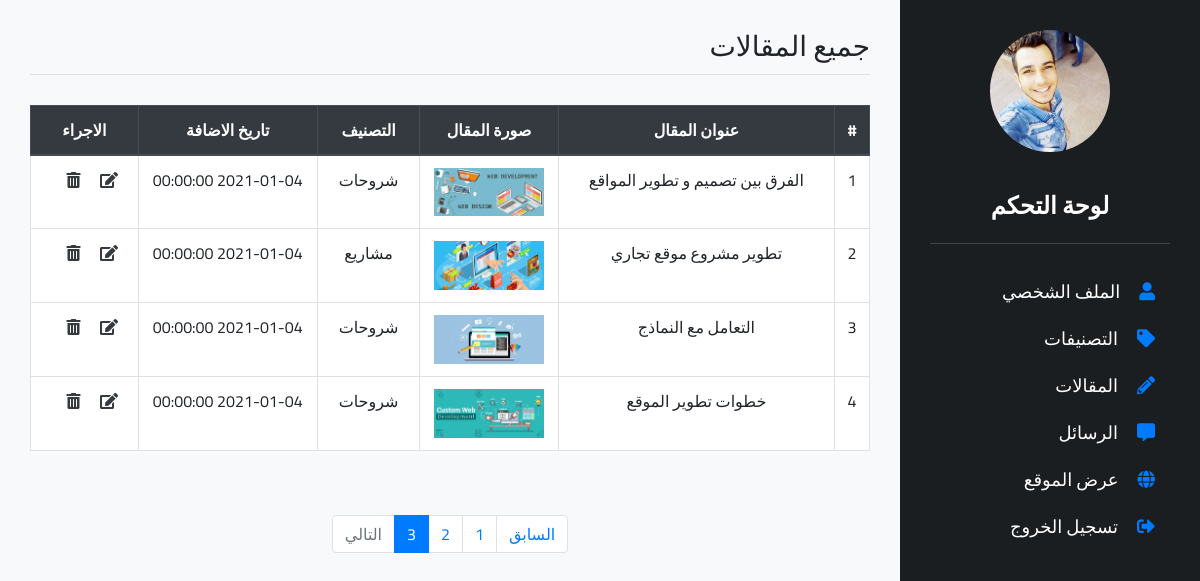
The page /dashboard/posts.php?page=3 (signed in) on the database its author committed.
### tables this page shows
CREATE TABLE `posts` (
  `post_id` int(11) NOT NULL,
  `post_title` varchar(100) NOT NULL,
  `post_category` varchar(100) NOT NULL,
  `post_content` varchar(5000) NOT NULL,
  `post_picture` varchar(100) NOT NULL,
  `post_date` DATETIME NOT NULL DEFAULT current_timestamp()
);

### dashboard/posts.php (the view, shortened to what this page needs)
<?php
include 'include/connection.php';
include 'include/header.php';
?>
<div class="content">
  <div class="container-fluid">
    <div class="row">
      <?php
      include 'include/sidebar.php';
      ?>
      <div class="col-lg-9 menu-content all-posts">
        <h3>جميع المقالات</h3>
        <div class="table-responsive">
          <table class="table table-bordered table-hover">
            <thead class="thead-dark">
              <tr>
                <th>#</th>
                <th>عنوان المقال</th>
                <th>صورة المقال</th>
                <th>التصنيف</th>
                <th>تاريخ الاضافة</th>
                <th>الاجراء</th>
              </tr>
            </thead>
            <tbody>
              <?php
              isset($_GET['page']) ? $page = $_GET['page'] : $page = 1;
              $categoryVirtualID = 0;
              $limit = 4;
              $start = ($page - 1) * $limit;
              $stmt = $db->query('SELECT * FROM posts');
              $totalPages = ceil($stmt->rowCount() / $limit);
              $stmt = $db->query('SELECT * FROM posts ORDER BY post_id DESC LIMIT ' . $start . ', ' . $limit);
              while($row = $stmt->fetch()) {
                ?>
                <tr>
                  <td><?php echo $categoryVirtualID += 1; ?></td>
                  <td><?php echo $row['post_title']; ?></td>
                  <td><img class="img-fluid" src="../images/posts/<?php echo $row['post_picture']; ?>" alt="Post Image">
                  </td>
                  <td><?php echo $row['post_category']; ?></td>
                  <td><?php echo $row['post_date']; ?></td>
                  <td>
                    <a href="edit-post.php?id=<?php echo $row['post_id']; ?>" class="text-dark">
                      <i class="fas fa-edit"></i>
                    </a>
                    <a href="?id=<?php echo $row['post_id']; ?>" class="text-dark delete-btn">
                      <i class="mr-3 fas fa-trash-alt"></i>
                    </a>
                  </td>
                </tr>
                <?php
              }
              ?>
            </tbody>
          </table>
        </div>
        <ul class="pagination d-flex justify-content-center mt-5">
          <li class="page-item <?php if($page - 1 == 0) echo 'disabled'; ?>">
            <a class="page-link" href="?page=<?php echo $page - 1; ?>">السابق</a>
          </li>
          <?php
          for($i = 1; $i <= $totalPages; $i++) {
            ?>
            <li class="page-item <?php if($page == $i) echo 'active'; ?>">
              <a class="page-link" href="?page=<?php echo $i; ?>"><?php echo $i; ?></a>
            </li>
            <?php
          }
          ?>
          <li class="page-item <?php if($page + 1 > $totalPages) echo 'disabled'; ?>">
            <a class="page-link" href="?page=<?php echo $page + 1; ?>">التالي</a>
          </li>
        </ul>
      </div>
    </div>
  </div>
</div>
<?php
include 'include/footer.php';
?>

### dashboard/include/sidebar.php (shortened to what this page needs)
<?php
$query = 'SELECT admin_picture FROM admin';
$stmt = $db->prepare($query);
$stmt->execute();
$row = $stmt->fetch();
?>
<div class="col-lg-3 menu-links">
  <div class="admin">
    <img class="img-fluid rounded-circle" src="../images/admin/<?php echo $row['admin_picture']; ?>" alt="Admin Photo">
  </div>
  <div class="responsive-collapse d-flex align-items-center justify-content-between justify-content-lg-center">
    <h4 class="text-center font-weight-bold">
      <a href="dashboard.php">لوحة التحكم</a>
    </h4>
  </div>
  <ul class="mt-4" id="adminNavLinks">
    <li>
      <a href="profile.php">
        <span class="ico"><i class="fas fa-user"></i></span>
        <span class="link">الملف الشخصي</span>
      </a>
    </li>
    <li>
      <a href="categories.php">
        <span class="ico"><i class="fas fa-tag"></i></span>
        <span class="link">التصنيفات</span>
      </a>
    </li>
    <li data-toggle="collapse" data-target="#menu">
      <a href="#">
        <span class="ico"><i class="fas fa-pencil-alt"></i></span>
        <span class="link">المقالات</span>
      </a>
    </li>
    <li>
      <a href="messages.php">
        <span class="ico"><i class="fas fa-comment-alt"></i></span>
        <span class="link">الرسائل</span>
      </a>
    </li>
    <li>
      <a href="../" target="_blank">
        <span class="ico"><i class="fas fa-globe"></i></span>
        <span class="link">عرض الموقع</span>
      </a>
    </li>
    <li>
      <a href="logout.php">
        <span class="ico"><i class="fas fa-sign-out-alt"></i></span>
        <span class="link">تسجيل الخروج</span>
      </a>
    </li>
  </ul>
</div>

### css/dashboard.css (style rules this page uses)
* { box-sizing: border-box; }
body { font-family: 'Cairo', sans-serif; background-color: #f8f9fa; }
.content .menu-links { padding: 30px; background-color: #1b1e21; }
@media (min-width: 992px) { .content .menu-links { min-height: 100vh; max-width: 310px !important; } }
.content .menu-links .admin { width: 120px; margin: 0 auto 40px; }
.content .menu-links .responsive-collapse { border-bottom: 1px solid #444; padding-bottom: 15px; }
.content .menu-links h4 a { color: #fff; transition: 0.25s; }
.content .menu-links ul { list-style-type: none; }
.content .menu-links ul, .content .menu-links li { padding: 0; margin: 0; }
.content .menu-links li { padding: 10px 15px; transition: 0.2s; }
.content .menu-links li a { color: #fff; font-size: 18px; display: block; }
.content .menu-links li a i { margin-left: 15px; color: #007bff; }
.content .menu-content { padding: 30px; }
.content .menu-content h3 { border-bottom: 1px solid #e0e0e0; margin-bottom: 30px; padding-bottom: 10px; }
table tr td { background-color: #fff; }
.content .menu-content.all-posts table tr td:nth-of-type(2), .content .menu-content.main .latest-posts table tr td:nth-of-type(2) { min-width: 270px; }
.content .menu-content.all-posts table tr td:nth-of-type(4), .content .menu-content.main .latest-posts table tr td:nth-of-type(4) { min-width: 100px; }
.content .menu-content.all-posts table tr td:nth-of-type(5), .content .menu-content.main .latest-posts table tr td:nth-of-type(5) { min-width: 130px; }
.content .menu-content.all-posts table tr td:nth-of-type(6), .content .menu-content.main .latest-posts table tr td:nth-of-type(6) { min-width: 105px; }
.content .menu-content.categories table a, .content .menu-content.all-posts table a, .content .menu-content.messages table a, .content .menu-content.main table a { transition: 0.25s; }
.content .menu-content.all-posts table th, .content .menu-content.all-posts table td, .content .menu-content.main table th, .content .menu-content.main table td { text-align: center; }
.content .menu-content.all-posts table img, .content .menu-content.main table img { width: 110px; }
.pagination .page-item.disabled { cursor: not-allowed; }

### rows shown on the page
posts: categoryVirtualID "1", post_title "الفرق بين تصميم و تطوير المواقع", post_picture (picture), post_category "شروحات", post_date "2021-01-04 00:00:00"
posts: categoryVirtualID "2", post_title "تطوير مشروع موقع تجاري", post_picture (picture), post_category "مشاريع", post_date "2021-01-04 00:00:00"
posts: categoryVirtualID "3", post_title "التعامل مع النماذج", post_picture (picture), post_category "شروحات", post_date "2021-01-04 00:00:00"
posts: categoryVirtualID "4", post_title "خطوات تطوير الموقع", post_picture (picture), post_category "شروحات", post_date "2021-01-04 00:00:00"
